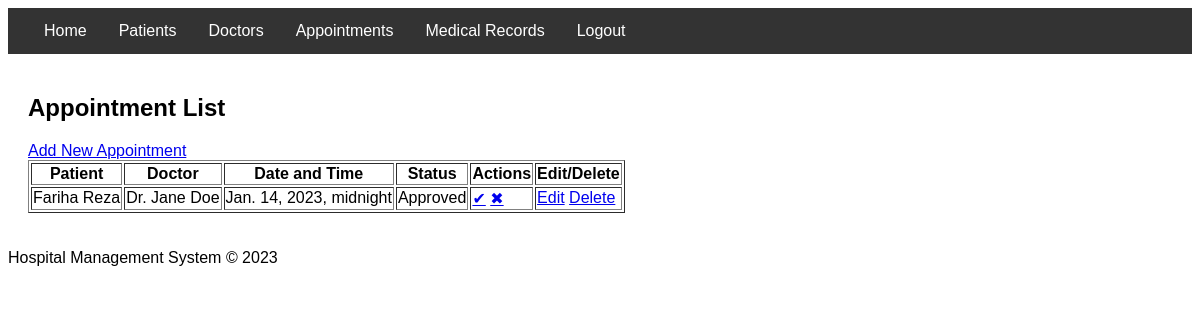
Screenshot of /hospital/appointments/ (signed in) with the database file from the repository.
### hospital/models.py (models this page shows)
class Appointment(models.Model):
    patient = models.ForeignKey(Patient, on_delete=models.CASCADE)
    staff_member = models.ForeignKey(Staff, on_delete=models.CASCADE)
    date_time = models.DateTimeField()
    notes = models.TextField()
    STATUS_CHOICES = (
        ('pending', 'Pending'),
        ('approved', 'Approved'),
        ('cancelled', 'Cancelled'),
    )
    status = models.CharField(max_length=10, choices=STATUS_CHOICES, default='pending')

class Patient(models.Model):
    user = models.OneToOneField(User, on_delete=models.CASCADE, related_name='patient')
    name = models.CharField(max_length=100)
    date_of_birth = models.DateField()
    address = models.TextField()
    phone = models.CharField(max_length=15)
    email = models.EmailField()
    def __str__(self):
        return self.name

class Staff(models.Model):
    user = models.OneToOneField(User, on_delete=models.CASCADE, related_name='staff')
    name = models.CharField(max_length=100)
    position = models.CharField(max_length=100)
    hire_date = models.DateField()
    def __str__(self):
        return self.name

### hospital/views.py (the view)
# urls.py: path('appointments/', views.appointment_list, name='appointment_list'),
@login_required
def appointment_list(request):
    appointments = Appointment.objects.all()
    return render(request, 'hospital/appointment_list.html', {'appointments': appointments})

### hospital/templates/hospital/appointment_list.html (shortened to what this page needs)
{% extends 'hospital/base.html' %}
{% block content %}
<div class="appointment-list-container">
    <h2>Appointment List</h2>
    <a href="{% url 'appointment_add' %}" class="button">Add New Appointment</a>
    <table border="1">
        <thead>
            <tr>
                <th>Patient</th>
                <th>Doctor</th>
                <th>Date and Time</th>
                <th>Status</th>
                <th>Actions</th>
                <th>Edit/Delete</th>
            </tr>
        </thead>
        <tbody>
            {% for appointment in appointments %}
            <tr>
                <td>{{ appointment.patient }}</td>
                <td>{{ appointment.staff_member }}</td>
                <td>{{ appointment.date_time }}</td>
                <td>{{ appointment.get_status_display }}</td>
                <td>
                    <a href="{% url 'appointment_approve' appointment.id %}" class="button">&#10004;</a>
                    <a href="{% url 'appointment_cancel' appointment.id %}" class="button">&#10006;</a>
                </td>
                <td>
                    <a href="{% url 'appointment_edit' appointment.id %}" class="button">Edit</a>
                    <a href="{% url 'appointment_delete' appointment.id %}" class="button" onclick="return confirm('Are you sure?');">Delete</a>
                </td>
            </tr>
            {% empty %}
            <tr>
                <td colspan="6">No appointments found.</td>
            </tr>
            {% endfor %}
        </tbody>
    </table>
</div>
{% endblock %}

### hospital/templates/hospital/base.html (shortened to what this page needs)
<!DOCTYPE html>
<html>
<head>
</head>
<body>
    <div class="navbar">
        {% if user.is_authenticated %}
        <a href="{% url 'home' %}">Home</a>
        <a href="{% url 'patient_list' %}">Patients</a>
        <a href="{% url 'staff_list' %}">Doctors</a>
        <a href="{% url 'appointment_list' %}">Appointments</a>
        <a href="{% url 'medical_record_list' %}">Medical Records</a>
        <a href="{% url 'logout' %}" class="logout">Logout</a>
        {% endif %}
    </div>
    <div class="content">
        {% block content %}{% endblock %}
    </div>
    <footer>
        <p>Hospital Management System &copy; 2023</p>
    </footer>
</body>
</html>

### hospital/templates/hospital/base.html (style rules this page uses)
body { font-family: 'Arial', sans-serif; }
.navbar { overflow: hidden; background-color: #333; padding: 0 20px; }
.navbar a { float: left; display: block; color: white; text-align: center; padding: 14px 16px; text-decoration: none; }
.content { padding: 20px; }

### rows the page displays
Appointment: patient "Fariha Reza", staff_member "Dr. Jane Doe", date_time "Jan. 14, 2023, midnight", status "Approved"
